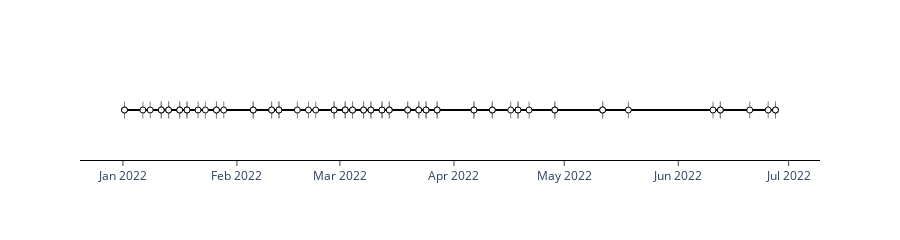

The notebook cell saved with this chart:
### Markdown cell above
And plot the timeline to see how the (low-cloudiness) observations are distributed over the observation period.

### Code cell
S2_ts.wx.to_time_series().timeline()
